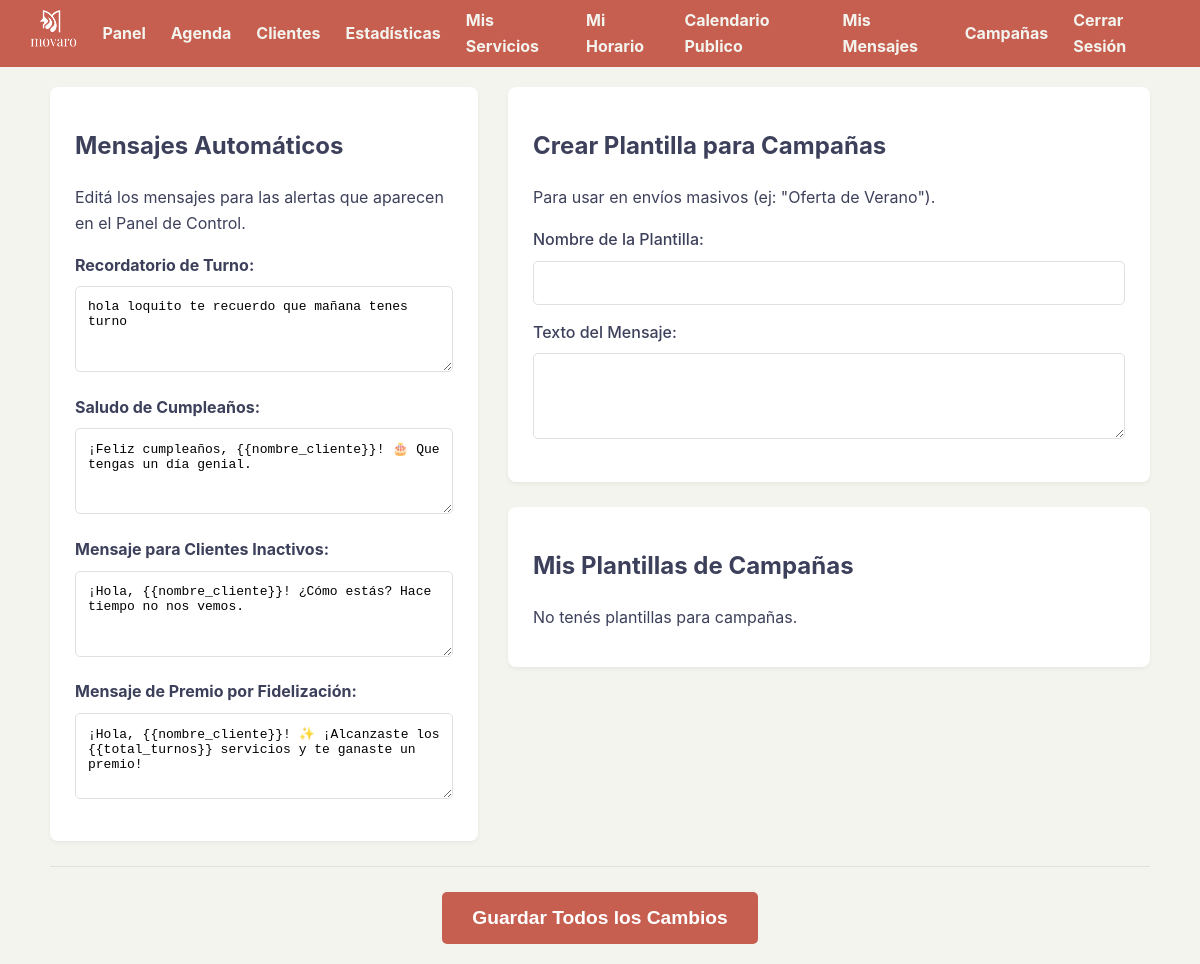
The app's page /mensajes (signed in) with its own data.
### tables this page shows
CREATE TABLE plantillas_mensajes (
            id INTEGER PRIMARY KEY AUTOINCREMENT,
            usuario_id INTEGER NOT NULL,
            tipo_mensaje TEXT NOT NULL, -- ej: 'recordatorio', 'cumpleanos'
            texto_mensaje TEXT NOT NULL,
            UNIQUE(usuario_id, tipo_mensaje),
            FOREIGN KEY (usuario_id) REFERENCES usuarios (id)
        );

### app.py (the view, shortened to what this page needs)
@app.route('/mensajes', methods=['GET', 'POST'])
def gestionar_mensajes():
    if 'usuario_id' not in session: return redirect('/login')
    usuario_id_actual = session['usuario_id']
    conn = sqlite3.connect(DATABASE)
    conn.row_factory = sqlite3.Row
    cursor = conn.cursor()
    cursor.execute("SELECT id, tipo_mensaje, texto_mensaje FROM plantillas_mensajes WHERE usuario_id = ?", (usuario_id_actual,))
    plantillas_db = cursor.fetchall()
    conn.close()
    mensajes_fijos_para_template = {}
    plantillas_personalizadas = []
    for p in plantillas_db:
        if p['tipo_mensaje'] in MENSAJES_FIJOS:
            mensajes_fijos_para_template[p['tipo_mensaje']] = p['texto_mensaje']
        else:
            plantillas_personalizadas.append(p)
    for tipo, texto_default in MENSAJES_FIJOS.items():
        if tipo not in mensajes_fijos_para_template:
            mensajes_fijos_para_template[tipo] = texto_default
    return render_template('mensajes.html',
                           mensajes_fijos=mensajes_fijos_para_template,
                           plantillas_personalizadas=plantillas_personalizadas)

### templates/mensajes.html (shortened to what this page needs)
{% extends "base.html" %}
{% block content %}
<form action="/mensajes" method="post">
    <div class="layout-container">
        <div class="layout-col-principal">
            <div class="card">
                <h2>Mensajes Automáticos</h2>
                <p>Editá los mensajes para las alertas que aparecen en el Panel de Control.</p>
                <div class="form-group">
                    <label for="fijo_recordatorio"><strong>Recordatorio de Turno:</strong></label>
                    <textarea id="fijo_recordatorio" name="fijo_recordatorio" rows="4" class="form-control">{{ mensajes_fijos.recordatorio }}</textarea>
                </div>
                <div class="form-group">
                    <label for="fijo_cumpleanos"><strong>Saludo de Cumpleaños:</strong></label>
                    <textarea id="fijo_cumpleanos" name="fijo_cumpleanos" rows="4" class="form-control">{{ mensajes_fijos.cumpleanos }}</textarea>
                </div>
                <div class="form-group">
                    <label for="fijo_inactivo"><strong>Mensaje para Clientes Inactivos:</strong></label>
                    <textarea id="fijo_inactivo" name="fijo_inactivo" rows="4" class="form-control">{{ mensajes_fijos.inactivo }}</textarea>
                </div>
                <div class="form-group">
                    <label for="fijo_fidelizacion"><strong>Mensaje de Premio por Fidelización:</strong></label>
                    <textarea id="fijo_fidelizacion" name="fijo_fidelizacion" rows="4" class="form-control">{{ mensajes_fijos.fidelizacion }}</textarea>
                </div>
            </div>
        </div>
        <div class="layout-col-lateral">
            <div class="card" style="margin-bottom: 25px;">
                <h2>Crear Plantilla para Campañas</h2>
                <p>Para usar en envíos masivos (ej: "Oferta de Verano").</p>
                <div class="form-group">
                    <label for="nombre_plantilla">Nombre de la Plantilla:</label>
                    <input type="text" id="nombre_plantilla" name="nombre_plantilla" class="form-control">
                </div>
                <div class="form-group">
                    <label for="texto_plantilla">Texto del Mensaje:</label>
                    <textarea id="texto_plantilla" name="texto_plantilla" rows="4" class="form-control"></textarea>
                </div>
            </div>
            <div class="card">
                <h2>Mis Plantillas de Campañas</h2>
                {% if plantillas_personalizadas %}
                    <ul style="list-style: none; padding: 0;">
                        {% for p in plantillas_personalizadas %}
                            <li class="item-lista-accion">
                                <span><strong>{{ p.tipo_mensaje }}</strong></span>
                                <form action="/mensajes/borrar" method="post" onsubmit="return confirm('¿Seguro?');">
                                    <input type="hidden" name="plantilla_id" value="{{ p.id }}">
                                    <button type="submit" class="boton-accion" style="background-color:var(--color-rojo-peligro);">Borrar</button>
                                </form>
                            </li>
                        {% endfor %}
                    </ul>
                {% else %}
                    <p>No tenés plantillas para campañas.</p>
                {% endif %}
            </div>
        </div>
    </div>
    <hr>
    <div style="text-align: center;">
        <button type="submit" style="padding: 15px 30px; font-size: 1.2em;">Guardar Todos los Cambios</button>
    </div>
</form>
{% endblock %}

### static/style.css (style rules this page uses)
:root { --color-primario: #C75F51; --color-secundario: #27626A; --color-texto: #3d405b; --color-fondo: #F3F4EE; --color-blanco: #FFFFFF; --color-borde-suave: #e0e0e0; --color-rojo-peligro: #dc3545; }
body { font-family: -apple-system, BlinkMacSystemFont, "Segoe UI", Roboto, Helvetica, Arial, sans-serif; margin: 0; background-color: var(--color-fondo); color: var(--color-texto); line-height: 1.6; }
button, .boton-accion { background-color: var(--color-primario); color: var(--color-blanco); padding: 10px 15px; border: none; border-radius: 5px; cursor: pointer; font-size: 1em; font-weight: bold; text-align: center; }
hr { border: none; border-top: 1px solid var(--color-borde-suave); margin: 25px 0; }
.layout-container { display: flex; flex-direction: row; gap: 30px; }
.layout-col-principal { flex: 4; min-width: 0; }
.layout-col-lateral { flex: 6; min-width: 0; }
.card { background-color: var(--color-blanco); padding: 20px 25px; border-radius: 8px; box-shadow: 0 2px 4px rgba(0,0,0,0.05); }
.form-group { margin-bottom: 15px; }
.form-group label { display: block; margin-bottom: 8px; font-weight: 500; }
.form-group input, .form-group select, .form-control { width: 100%; padding: 12px; border: 1px solid var(--color-borde-suave); border-radius: 5px; box-sizing: border-box; font-size: 1em; }

### records on screen
plantillas_mensajes: fijo_recordatorio "hola loquito te recuerdo que mañana tenes turno"
plantillas_mensajes: fijo_cumpleanos "¡Feliz cumpleaños, {{nombre_cliente}}! 🎂 Que tengas un día genial."
plantillas_mensajes: fijo_inactivo "¡Hola, {{nombre_cliente}}! ¿Cómo estás? Hace tiempo no nos vemos."
plantillas_mensajes: fijo_fidelizacion "¡Hola, {{nombre_cliente}}! ✨ ¡Alcanzaste los {{total_turnos}} servicios y te ganaste un premio!"
